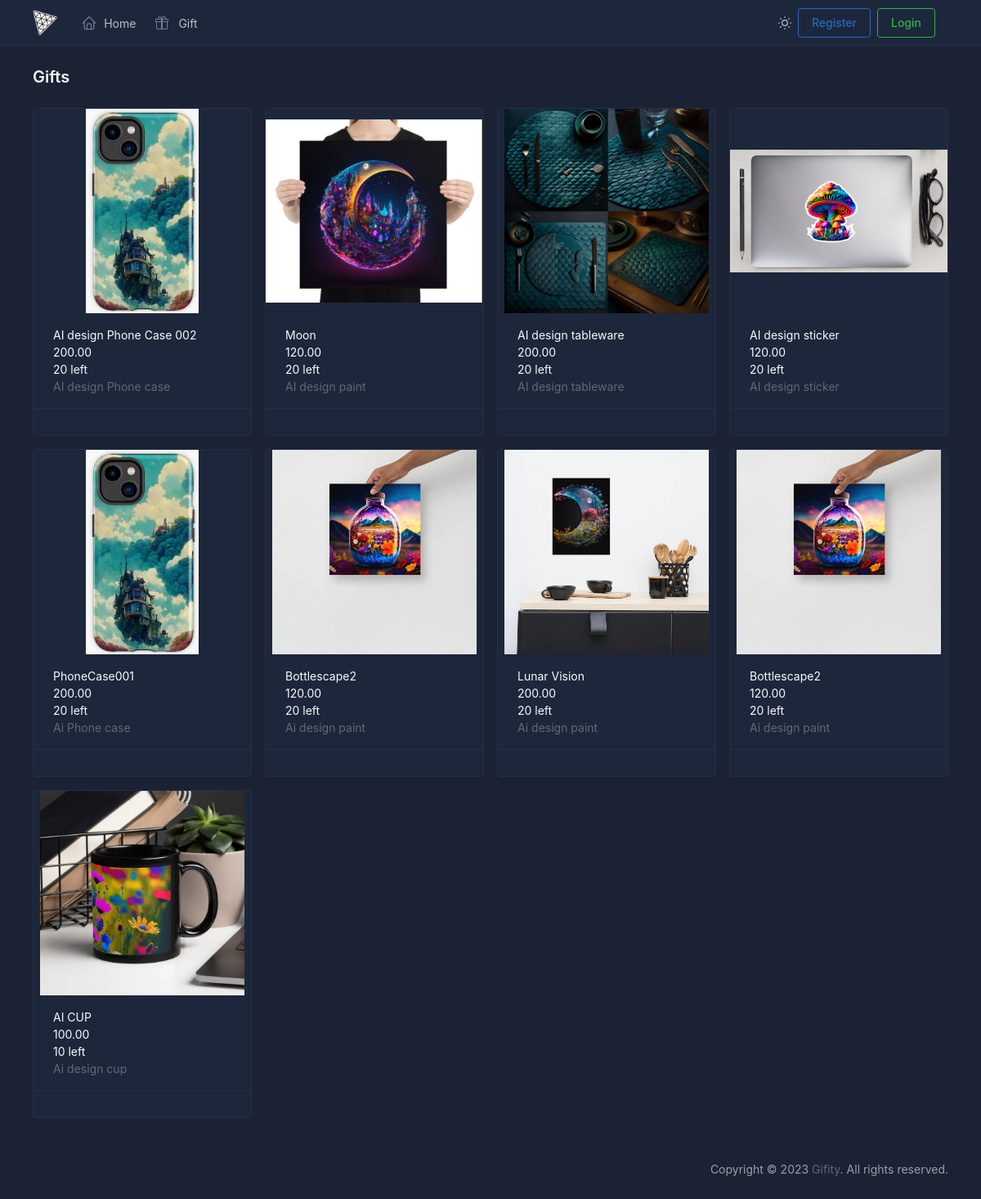
The page /product.php on the database its author committed.
### tables this page shows
CREATE TABLE `products` (
  `id` int(11) NOT NULL,
  `seller_id` int(11) NOT NULL,
  `name` varchar(255) NOT NULL,
  `description` text DEFAULT NULL,
  `price` decimal(10,2) NOT NULL,
  `quantity` int(11) NOT NULL DEFAULT 0,
  `image_url` varchar(255) DEFAULT NULL,
  `status` enum('show', 'hide', 'deleted') NOT NULL DEFAULT 'show'
);

### classes/product.class.php (called while the page is built, shortened)
<?php
class Product
{
    private $conn;
    private $table = "products";
    public function __construct($conn)
    {
        $this->conn = $conn;
    }
    public function select_all()
    {
        return $this->query("SELECT * FROM {$this->table} WHERE status != 'deleted' ORDER BY id DESC");
    }
    private function query($query, $bind_types = "", $params = [], $return_affected_rows = false)
    {
        $stmt = $this->conn->prepare($query);
        $stmt->execute();
        return $stmt->get_result();
    }
}
?>

### public/product.php (the view, shortened to what this page needs)
<?php
$styles = <<<HTML
<link href="../assets/css/product.css" rel="stylesheet">
HTML;
$page_title = "Gifts";
include_once('../includes/header.inc.php');
include_once('../includes/navbar.inc.php');
include_once('../includes/page-wrapper-start.inc.php');
require_once("../classes/product.class.php");
$product = new Product($conn);
$products = $product->select_all();
function renderProductCard($row)
{
    $sold_out_badge = $row["quantity"] == 0 ? '<span class="badge bg-red">Sold Out</span>' : "";
    if (isset($_SESSION['role']) && $_SESSION["role"] === 'seller') {
        $btn_edit = <<<HTML
            <a class="btn btn-outline-light" href="./edit-product.php?id={$row['id']}">Edit</a>
            <a class="btn btn-danger" href="./delete-product.php?id={$row['id']}">Delete</a>
        HTML;
    } else {
        $btn_edit = <<<HTML
        <div></div>
        HTML;
    }
    return <<<HTML
        <div class="col-3">
            <div class="card hvr-grow w-100 h-100">
                <a href="./product-detail.php?id={$row['id']}" class="d-block hover:no-underline">
                <img src="{$row['image_url']}" class="card-img-top img-fiuld h-[250px]" style="object-fit: contain; object-position: center;">
                <div class="card-body">
                    <div class="d-flex align-items-center">
                        <div>
                            <div>{$row['name']} {$sold_out_badge}</div>
                            <div>{$row['price']}</div>
                            <div>{$row['quantity']} left</div>
                            <div class="text-muted">{$row['description']}</div>
                        </div>
                    </div>
                </div>
                </a>
                <div class="card-footer">
                    {$btn_edit}
                </div>
            </div>
        </div>
    HTML;
}
?>
<div class="page-body">
    <div class="container-xl">
        <div class="row row-cards">
            <?php
            while ($row = $products->fetch_assoc()) {
                echo renderProductCard($row);
            }
            ?>
        </div>
    </div>
</div>
<?php
include_once('../includes/page-wrapper-end.inc.php');
include_once('../includes/footer.inc.php');
?>

### includes/header.inc.php (shortened to what this page needs)
<!DOCTYPE html>
<html>
<head>
        <script src="https://cdn.tailwindcss.com"></script>
        <script src="https://cdn.tailwindcss.com?plugins=forms,typography,aspect-ratio,line-clamp"></script>
        <link href="../assets/libs/tabler/css/tabler.min.css" rel="stylesheet">
        <link rel="stylesheet" href="../assets/libs/tabler/css/tabler-payments.min.css">
        <link href="../assets/css/hover-min.css" rel="stylesheet">
        <link href="https://unpkg.com/aos@2.3.1/dist/aos.css" rel="stylesheet">
        <link href="../assets/css/global.css" rel="stylesheet">
    <?php echo $styles; ?>
</head>
<body id='body' class="theme-dark w-full hover:no-underline">

### includes/navbar.inc.php (shortened to what this page needs)
<div class="page">
    <div class="sticky-top">
        <header class="navbar navbar-expand-md navbar-light d-print-none">
            <div class="container-xl">
                <h1 class="navbar-brand d-none-navbar-horizontal pe-0 pe-md-3">
                    <a href=".">
                        <img src="../assets/images/icon.png" width="110" height="32" alt="Giftify"
                            class="navbar-brand-image">
                    </a>
                </h1>
                <div class="navbar-nav flex-row order-md-last">
                    <div class="d-none d-md-flex">
                        <a href="?theme=light" class="nav-link px-0 hide-theme-light" data-bs-toggle="tooltip"
                            data-bs-placement="bottom" aria-label="Enable light mode"
                            data-bs-original-title="Enable light mode">
                        </a>
                    </div>
                    <?php
                    if (isset($_SESSION['user_id'])) {
                        $fistChar = ucfirst(substr($_SESSION['user_name'], 0, 1));
                        echo <<<HTML
                            <div class="nav-item dropdown">
                                <a href="#" class="nav-link d-flex lh-1 text-reset p-0" data-bs-toggle="dropdown"
                                    aria-label="Open user menu">
                                    <div class="rounded-full overflow-hidden bg-gray-500 text-white w-10 h-10 flex items-center justify-center">
                                    <span class="text-lg font-medium">$fistChar</span>
                                    </div>
                                    <div class="d-none d-xl-block ps-2">
                                        <div>{$_SESSION['user_name']}</div>
                                        <div class="mt-1 small text-muted">{$_SESSION['role']}</div>
                                    </div>
                                </a>
                                <div class="dropdown-menu dropdown-menu-end dropdown-menu-arrow">
                                    <a href="../public/order-list.php" class="dropdown-item">Order</a>
                                    <div class="dropdown-divider"></div>
                                    <a href="./settings.html" class="dropdown-item">Settings</a>
                                    <a href="../includes/logout.inc.php" class="dropdown-item">Logout</a>
                                </div>
                            </div>
                            HTML
                        ;
                    } else {
                        echo <<<HTML
                                <div class="nav-item d-none d-md-flex me-3">
                                <div class="btn-list">
                                <a href="./register.php" class="btn btn-outline-primary">
                                Register
                            </a>
                            <a href="./login.php" class="btn btn-outline-success">
                            Login
                            </a>
                                </div>
                            </div>
                            HTML;
                    }
                    ?>
                </div>
                <div class="visible navbar-collapse" id="navbar-menu">
                    <div class="d-flex flex-column flex-md-row flex-fill align-items-stretch align-items-md-center">
                        <ul class="navbar-nav">
                            <li id='home_li' class="nav-item ">
                                <a class="nav-link" href="./">
                                    <span class="nav-link-icon d-md-none d-lg-inline-block">
                                    </span>
                                    <span class="nav-link-title">
                                        Home
                                    </span>
                                </a>
                            </li>
                            <li id="gift_li" class="nav-item ">
                                <a class="nav-link" href="./product.php">
                                    <span class="nav-link-icon d-md-none d-lg-inline-block">
                                    </span>
                                    <span class="nav-link-title">
                                        Gift <?php if (isset($_SESSION['role']) && $_SESSION['role'] === 'seller') { echo 'Management'; } ?>
                                    </span>
                                </a>
                            </li>
                        </ul>
                    </div>
                </div>
            </div>
        </header>
    </div>
    <main id="swup" class="transition-fade">

### includes/page-wrapper-start.inc.php
<div class="page-wrapper">
    <div class="page-header d-print-none">
        <div class="container-xl">
            <div class="row g-2 align-items-center">
                <div class="col">
                    <h2 class="page-title">
                        <?php echo $page_title; ?>
                    </h2>
                </div>
            </div>
        </div>
    </div>

### includes/page-wrapper-end.inc.php
</main>
<footer class="footer footer-transparent d-print-none z-10">
        <div class="container-xl">
            <div class="row text-center align-items-center flex-row-reverse">
                <div class="col-12 col-lg-auto mt-3 mt-lg-0">
                    <ul class="list-inline list-inline-dots mb-0">
                        <li class="list-inline-item">
                            Copyright © 2023
                            <a href="." class="link-secondary">Gifity</a>.
                            All rights reserved.
                        </li>
                    </ul>
                </div>
            </div>
        </div>
    </footer>
</div>

### includes/footer.inc.php (shortened to what this page needs)
</body>
</html>

### assets/css/global.css (style rules this page uses)
.transition-fade { opacity: 1; transition: 500ms; transform: translateX(0); transform-orgin:left; }

### assets/css/product.css (style rules this page uses)
.card-img-top { height: 200px; width: 100%; }

### rows shown on the page
products: name "AI design Phone Case 002", price "200.00", quantity "20", description "AI design Phone case"
products: shows a picture, name "Moon", price "120.00", quantity "20", description "AI design paint"
products: shows a picture, name "AI design tableware", price "200.00", quantity "20", description "AI design tableware"
products: shows a picture, name "AI design sticker", price "120.00", quantity "20", description "AI design sticker"
products: name "PhoneCase001", price "200.00", quantity "20", description "Ai Phone case"
products: name "Bottlescape2", price "120.00", quantity "20", description "Ai design paint"
products: shows a picture, name "Lunar Vision", price "200.00", quantity "20", description "Ai design paint"
products: name "Bottlescape2", price "120.00", quantity "20", description "Ai design paint"
products: shows a picture, name "AI CUP", price "100.00", quantity "10", description "Ai design cup"

### other values the page prints
$page_title "Gifts"
